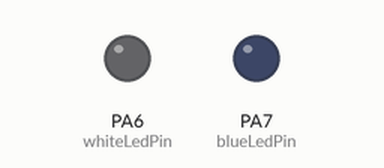
Simulated run of this sketch. Board: STM32 Blue Pill. Parts: output pins drawn as LEDs (lit = HIGH).

Above: at 0.15 s.
Timing chart, 0 to 40.0 s (numbered marks = the images above):
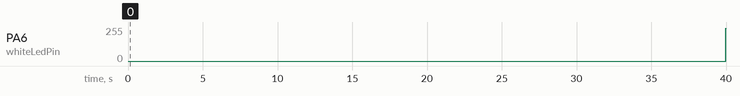

The sketch:

7analog_writing_voltages_gradually_light_led.ino
```cpp
// This turns on the onboard LED for 1s and off for 0.5s repeatedly

int whiteLedPin = PA6;
int whiteWaitTimeOn = 5;
int whiteWaitTimeOff = 10;
int whiteNumBlink = 2;
int blueLedPin = PA7;
int blueWaitTimeOn = 5;
int blueWaitTimeOff = 10;
int blueNumBlink = 1;
int i,j ;

void setup(){
    // initialize the digital pin as output
  pinMode(whiteLedPin, OUTPUT);
    pinMode(blueLedPin, OUTPUT);

}

void loop() {
  for (i = 0; i <= whiteNumBlink; i++){
    for(j = 0 ; j <= 255 ; j++ ){
        analogWrite(whiteLedPin, j);   // turn the LED on (HIGH is the voltage level)
        delay(whiteWaitTimeOn);               // wait for a 1 second
    }
    analogWrite(whiteLedPin, 0);    // turn the LED off by making the voltage LOW
    delay(whiteWaitTimeOff);
   }
  for (i = 0; i <= blueNumBlink; i++){
    for(j = 0 ; j <= 255 ; j++ ){
        analogWrite(blueLedPin, j);   // turn the LED on (HIGH is the voltage level)
        delay(blueWaitTimeOn);               // wait for a 1 second
    }
    analogWrite(blueLedPin, 0);    // turn the LED off by making the voltage LOW
    delay(blueWaitTimeOff);
   }

}
```

Measured:
- by itself, PA6 (whiteLedPin): 0/255 → 247/255 at 40.0 s
